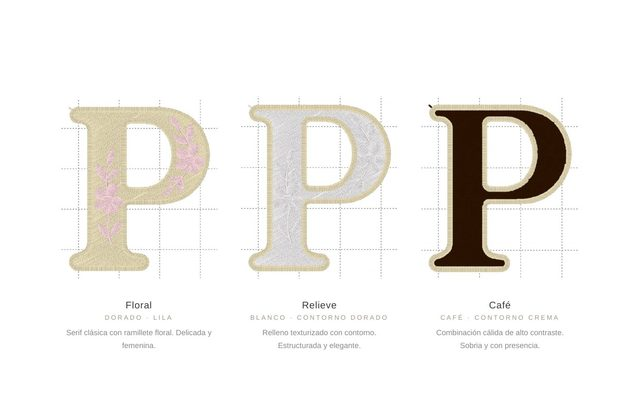
#> input picture assets/hm-muestra-01.jpg, 640 x 416 px
$ python procesar-logos.py ../assets/hm-muestra-01.jpg
#> lines starting #> are read from the running program, lines starting #| are printed output that depends on the picture
#!/usr/bin/env python3
"""
Convierte logos a PNG gris con fondo transparente, sobre lienzo cuadrado uniforme.
Pensado para la sección brand-slider de Ella (brand_image_ratio: square).

Uso:  python3 procesar-logos.py entrada/*.jpg
      python3 procesar-logos.py --gris "#8B7E6A" entrada/*.png

Supone logo OSCURO sobre fondo CLARO. Un logo blanco sobre negro sale invertido:
para esos, pásame el original y lo trato aparte.
"""
import sys, os
from PIL import Image

LIENZO   = 500     # px del lado del cuadrado
OCUPACION= 0.76    # cuánto del lienzo ocupa el logo (deja aire alrededor)
GRIS     = "#8B8B8B"
UMBRAL   = 245     # por encima de esto se considera fondo y se vuelve transparente

def procesar(ruta, gris=GRIS, salida_dir="salida"):
#> called with ruta = '../assets/hm-muestra-01.jpg', gris = '#8B8B8B', salida_dir = 'salida'
    hexa = gris.lstrip('#')
    r, g, b = (int(hexa[i:i+2], 16) for i in (0, 2, 4))

    im = Image.open(ruta).convert("RGB")
#> im is the input picture: PIL image 640x416 RGB; mean R, G, B 242.9, 241.2, 238.4
    ancho, alto = im.size
#> ancho = 640; alto = 416
    px = im.load()

    # alfa a partir de la luminancia: el antialiasing del original se conserva
    capa = Image.new("RGBA", im.size, (r, g, b, 0))
    cpx = capa.load()
    for y in range(alto):
        for x in range(ancho):
            pr, pg, pb = px[x, y]
            lum = 0.299*pr + 0.587*pg + 0.114*pb
            if lum >= UMBRAL:
                continue                          # fondo -> transparente
            alfa = int(round(255 * (1 - lum/UMBRAL)))
            cpx[x, y] = (r, g, b, alfa)

    caja = capa.getbbox()                          # recorta al contenido real
#> caja = (61, 96, 579, 352)
    if caja:
        capa = capa.crop(caja)
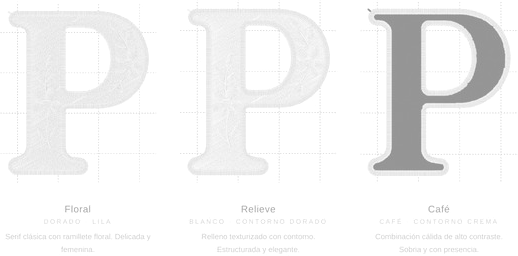
#> capa: PIL image 518x256 RGBA; mean R, G, B, A 139, 139, 139, 24.3; transparent parts drawn white

    # escala para ocupar OCUPACION del lienzo, manteniendo proporción
    objetivo = int(LIENZO * OCUPACION)
    cw, ch = capa.size
#> cw = 518; ch = 256
    escala = min(objetivo / cw, objetivo / ch)
#> escala = 0.734
    capa = capa.resize((max(1, round(cw*escala)), max(1, round(ch*escala))), Image.LANCZOS)
#> capa: PIL image 380x188 RGBA

    lienzo = Image.new("RGBA", (LIENZO, LIENZO), (0, 0, 0, 0))
#> lienzo: PIL image 500x500 RGBA; every value is 0
    lienzo.paste(capa, ((LIENZO - capa.size[0])//2, (LIENZO - capa.size[1])//2), capa)
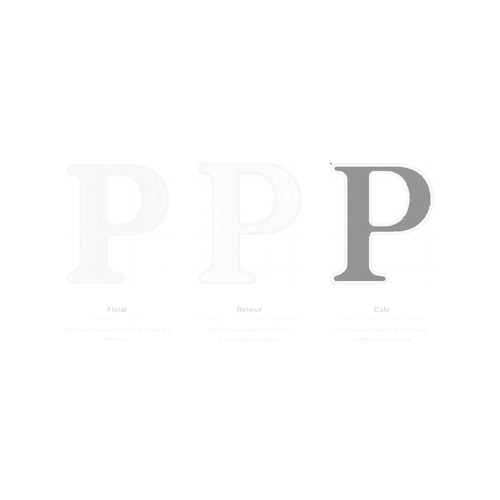
#> lienzo: PIL image 500x500 RGBA; mean R, G, B, A 3.8, 3.8, 3.8, 4.1; transparent parts drawn white

    os.makedirs(salida_dir, exist_ok=True)
    nombre = os.path.splitext(os.path.basename(ruta))[0] + ".png"
    destino = os.path.join(salida_dir, nombre)
    lienzo.save(destino, "PNG", optimize=True)
    return destino, caja, lienzo.size

if __name__ == "__main__":
    args = sys.argv[1:]
    gris = GRIS
    if args and args[0] == "--gris":
        gris = args[1]; args = args[2:]
    for ruta in args:
        d, caja, tam = procesar(ruta, gris)
#> d = 'salida/hm-muestra-01.png'; caja = (61, 96, 579, 352); tam = (500, 500)
        print(f"  {os.path.basename(ruta)} -> {d}   recorte={caja}  final={tam}")
#|   hm-muestra-01.jpg -> salida/hm-muestra-01.png   recorte=(61, 96, 579, 352)  final=(500, 500)
